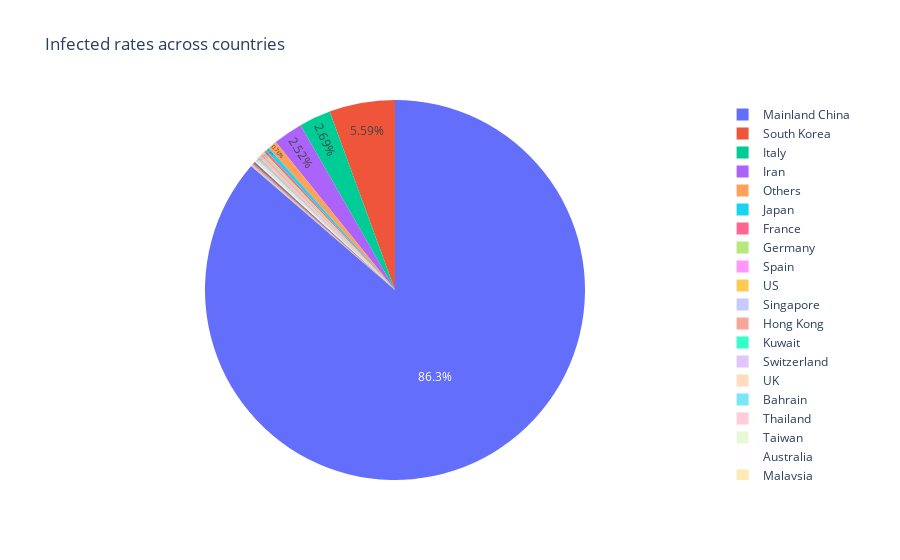

Notebook cell for this chart:
### Markdown cell above
### Descriptive analysis on Infected, Recovered and mortality rates

### Code cell
import plotly.express as px

df = pd.read_csv('./data/03-03-2020.csv')
fig = px.pie(df, values='Confirmed', names='Country/Region',
             title='Infected rates across countries',
              hover_data=['Province/State'], labels={'Province/State':'Province/State'})
fig.update_traces(textposition='inside')
fig.show()

### Figure 1 — Plotly figure (JSON) as saved in the notebook; plotly's stock layout.template omitted (floating-point values rounded to 4 significant figures; data arrays with more than 128 entries replaced by an {"elided": "..."} marker saying what was removed)
{"data": [{"customdata": {"elided": "151x1 str values"}, "domain": {"x": [0, 1], "y": [0, 1]}, "hoverlabel": {"namelength": 0}, "hovertemplate": "Province/State=%{customdata[0]}<br>Country/Region=%{label}<br>Confirmed=%{value}", "labels": {"elided": "151 str values"}, "legendgroup": "", "name": "", "showlegend": true, "textposition": "inside", "type": "pie", "values": {"elided": "151 int values"}}], "layout": {"legend": {"tracegroupgap": 0}, "title": {"text": "Infected rates across countries"}}}
